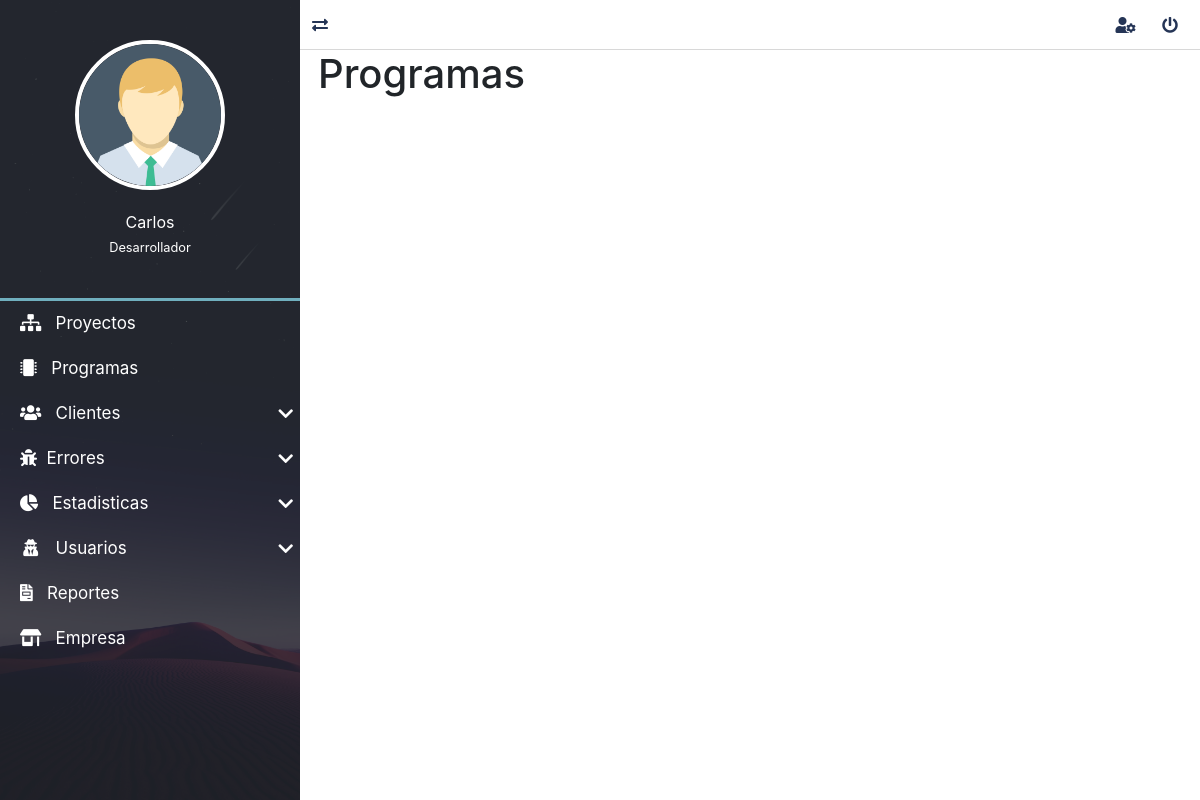
The page /programas/ (signed in) on the database as committed earlier.
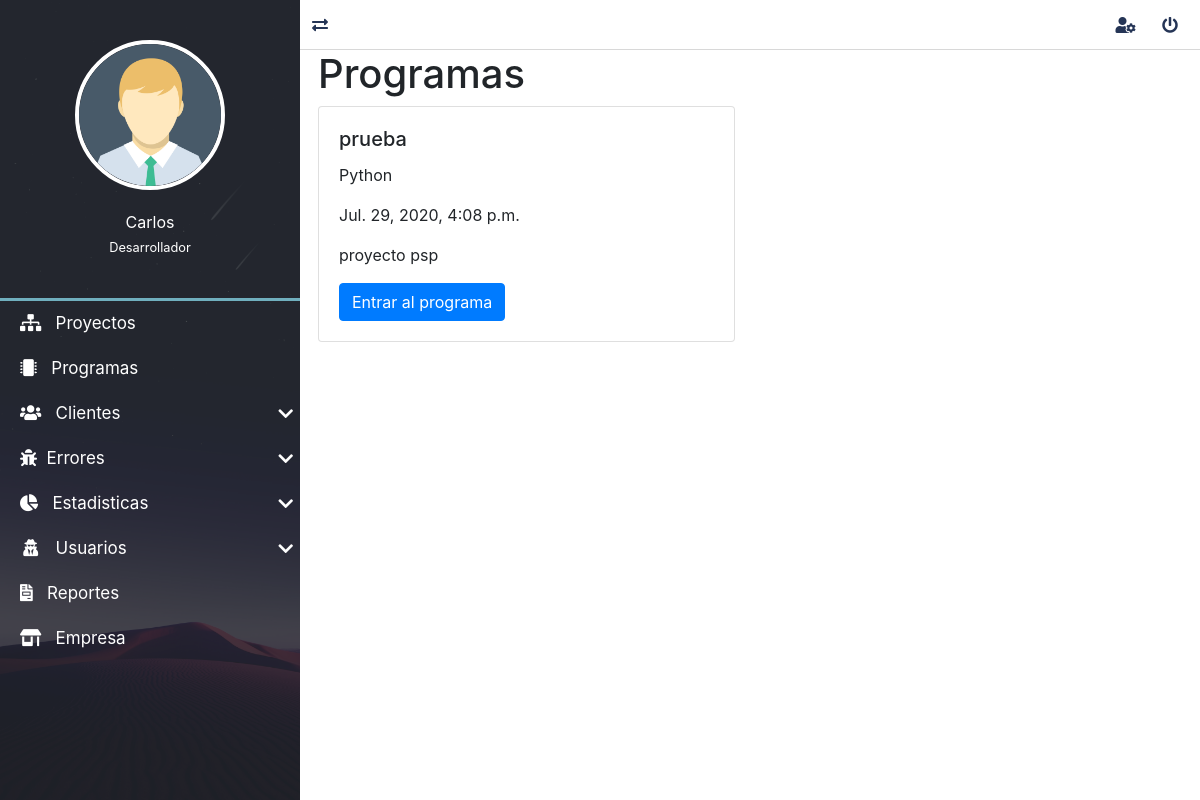
The same page on the database as committed later.
### programas/models.py (models this page shows, shortened)
class Programa(models.Model):
    id_usuario = models.ForeignKey(settings.AUTH_USER_MODEL, verbose_name="usuario", on_delete=models.CASCADE)
    id_proyecto = models.ForeignKey("proyectos.Proyecto", verbose_name="proyecto", on_delete=models.CASCADE)
    nombre = models.CharField(verbose_name="Nombre", max_length=200)
    descripcion = models.TextField(verbose_name="Descripción")
    id_lenguaje = models.ForeignKey("mainApp.Lenguaje", verbose_name="lenguaje", on_delete=models.CASCADE)
    id_medida = models.ForeignKey("mainApp.Medida", verbose_name="medida", on_delete=models.CASCADE)
    fecha_creacion = models.DateTimeField(auto_now_add=True, verbose_name="Fecha de creación")
    fecha_actualizacion = models.DateTimeField(auto_now=True, verbose_name="Fecha de edición")
    fecha_finalizacion = models.DateTimeField(verbose_name="Fecha de finalización", null=True, blank=True)
    class Meta:
        verbose_name = "Programa"
        verbose_name_plural = "Programas"
        ordering = ['nombre', 'fecha_creacion']

### mainApp/models.py (models this page shows)
class Lenguaje(models.Model):
    nombre = models.CharField(verbose_name="Nombre", max_length=200)
    class Meta:
        verbose_name = "Lenguaje"
        verbose_name_plural = "Lenguajes"
        ordering = ['nombre']
    def __str__(self):
        return self.nombre

### proyectos/models.py (models this page shows)
class Proyecto(models.Model):
    nombre=models.CharField(max_length=50, verbose_name="Nombre")
    id_proceso = models.ForeignKey("mainApp.Proceso", verbose_name="Proceso", on_delete=models.CASCADE)
    descripcion=models.TextField(verbose_name="Descripcion")
    fechaInicio=models.DateTimeField(auto_now_add=True, verbose_name="fechaCreacion")
    ultimaActualizacion=models.DateTimeField(auto_now=True, verbose_name="Actualizado")
    class Meta:
        verbose_name ="Proyecto"
        verbose_name_plural ="Proyectos"
    def __str__(self):
        return self.nombre

### programas/views.py (the view)
# urls.py: path('programas/', include('programas.urls')),
@login_required(login_url='login')
def programas(request):
    cont=Programa.objects.all()
    return render(request,'programaT/programas.html',{
        'title':'Programas',
        'contes':cont
    })

### mainApp/context_processors.py (called while the page is built)
def get_programasDeUsuario(request):
    programas= Programa.objects.all()
    return {'lista_programas':programas}

def get_lenguajes(request):
    lenguajes = Lenguaje.objects.all()
    return {'lista_lenguajes':lenguajes}

def get_medidas(request):
    medidas = Medida.objects.all()
    return {'lista_medidas':medidas}

def get_fases(request):
    fases = Fase.objects.all()
    return {'lista_fases':fases}

def get_tiposdefectos(request):
    tipos_defectos = TiposDefecto.objects.all()
    return {'lista_tipos_defectos':tipos_defectos}

### proyectos/context_processors.py (called while the page is built)
def get_proyecto(request):
    proyecto= Proyecto.objects.values_list('id','nombre','id_proceso' ,'descripcion', 'fechaInicio')
    return {
        'proyectos':proyecto
    }

### programas/templates/programaT/programas.html (shortened to what this page needs)
{% extends 'layouts/layout.html' %}
{% block content %}
    <h1>{{title}}</h1>
    <div class="row">
        {% for j in contes %}
        {% if j.id_usuario_id == request.user.id %}
            <div class="col-sm-6 mb-3">
                <div class="card">
                    <div class="card-body">
                        <h5 class="card-title">{{j.nombre}}</h5>
                        <p class="card-text">{{j.id_lenguaje}}</p>
                        <p class="card-text">{{j.fecha_creacion}}</p>
                        <p class="card-text">{{j.id_proyecto}}</p>
                        <a href="{% url 'detalles_programa' j.id j.nombre|slugify %}" class="btn btn-primary">Entrar al programa</a>
                    </div>
                </div>
            </div>
            {% endif %}
        {% endfor %}
    </div>
{% endblock content %}

### mainApp/templates/layouts/layout.html (shortened to what this page needs)
{% load static %}
<!DOCTYPE html>
<html lang="es">
<head>
	<link rel="stylesheet" href="{% static 'dashboar/css/normalize.css' %}">
	<link rel="stylesheet" href="{% static 'dashboar/css/style.css' %}">
	<link rel="stylesheet" href="{% static 'dashboar/css/all.css' %}">
	<link rel="stylesheet" href="{% static 'dashboar/css/sweetalert2.min.css' %}">
	<link rel="stylesheet" href="{% static 'dashboar/css/jquery.mCustomScrollbar.css' %}">
	<link rel="stylesheet" href="https://stackpath.bootstrapcdn.com/bootstrap/4.5.0/css/bootstrap.min.css">
	<link rel="stylesheet" type="text/css" href="{% static 'css/style.css' %}">
</head>
<body>
	<main class="full-box main-container">
		<section class="full-box nav-lateral">
			<div class="full-box nav-lateral-content">
				<figure class="full-box nav-lateral-avatar">
					<img src=" {% static 'dashboar/assets/avatar/Avatar.png' %}" class="img-fluid" alt="Avatar">
					<figcaption class="roboto-medium text-center">
						{{request.user.first_name}} <br>
						{% if request.user.is_staff %}
							<small class="roboto-condensed-light">Administrador</small>
						{% else %}
							<small class="roboto-condensed-light">Desarrollador</small>
						{% endif %}
					</figcaption>
				</figure>
				<div class="full-box nav-lateral-bar"></div>
				<nav class="full-box nav-lateral-menu">
					<ul>
						<li>
							<a href=" {% url 'proyectos' %}"><i class="fas fa-sitemap"></i> &nbsp; Proyectos</a>
						</li>
						<li>
							<a href=" {% url 'programas' %}"><i class="fas fa-microchip"></i> &nbsp; Programas</a>
						</li>
						<li>
							<a href="#" class="nav-btn-submenu"><i class="fas fa-users fa-fw"></i> &nbsp; Clientes <i class="fas fa-chevron-down"></i></a>
						</li>
						<li>
							<a href="#" class="nav-btn-submenu"><i class="fas fa-bug"></i></i> &nbsp;Errores<i class="fas fa-chevron-down"></i></a>
						</li>
						<li>
							<a href="#" class="nav-btn-submenu"><i class="fas fa-chart-pie"></i> &nbsp; Estadisticas <i class="fas fa-chevron-down"></i></a>
						</li>
						<li>
							<a href="#" class="nav-btn-submenu"><i class="fas  fa-user-secret fa-fw"></i> &nbsp; Usuarios <i class="fas fa-chevron-down"></i></a>
						</li>
						<li>
							<a href="{% url 'lista_reportes' %}"><i class="fas fa-file-invoice"></i> &nbsp; Reportes</a>
						</li>
						<li>
							<a href="company.html"><i class="fas fa-store-alt fa-fw"></i> &nbsp; Empresa</a>
						</li>
					</ul>
				</nav>
			</div>
		</section>
		<section class="full-box page-content">
			<nav class="full-box navbar-info">
				<a href="#" class="float-left show-nav-lateral">
					<i class="fas fa-exchange-alt"></i>
				</a>
				{% if user.email %}
					{% if title != 'Perfil de usuario' %}
						<a href="{% url 'editPerfilUs' %}">
							<i class="fas fa-user-cog"></i>
						</a>
					{% endif %}
					<a href="#" class="btn-exit-system">
						<i class="fas fa-power-off"></i>
					</a>
				{% else %}
					<a href="{% url 'log_in' %}">
						<i class="fas fa-sign-in-alt"></i>
					</a>
				{% endif %}
			</nav>
			 <div class="content-box">
				{% block content %}
				{% endblock content %}
			</div>
		</section>
	</main>
</body>
</html>

### mainApp/static/dashboar/css/style.css (style rules this page uses)
:root { --color-one: #F5F5F5; --color-two: #24292E; --color-three: #70afbe; --form-color: #14111A; --accent-color: #253556; --border-color: #D8D8D8; }
body,html { width: 100vw; height: 100vh; background-color: var(--color-one); color: #333; font-size: 16px; }
.full-box { margin: 0; padding: 0; box-sizing: border-box; width: 100%; }
.main-container { height: 100%; position: absolute; top: 0; left: 0; overflow: hidden; }
.page-content, .nav-lateral { height: 100%; overflow: hidden; }
.page-content { position: relative; padding-left: 300px; transition: all .2s ease-in-out; padding-bottom: 20px; }
.nav-lateral { width: 300px; position: absolute; top: 0; left: 0; z-index: 1; transition: all .2s ease-in-out; background-image: url('../assets/img/nav-font.jpg'); background-position: center center; background-size: cover; }
.nav-lateral-content { max-width: 300px; height: 100%; background-color: rgba(36, 41, 46, .8); }
.nav-lateral-bar { height: 3px; background-color: var(--color-three); }
.nav-lateral-avatar { padding: 40px 0; }
.nav-lateral-avatar img { width: 50%; margin: 0 auto; display: block; border: 4px solid #FFF; border-radius: 100%; }
.nav-lateral-avatar figcaption { margin-top: 20px; color: #FFF; }
.nav-lateral-menu { height: auto; }
.nav-lateral-menu ul { margin: 0; padding: 0; list-style: none; }
.nav-lateral-menu ul li { width: 100%; height: auto; }
.nav-lateral-menu ul li a { display: block; width: 100%; height: 45px; line-height: 45px; text-decoration: none; color: #FFF; font-size: 17px; box-sizing: border-box; padding-left: 20px; transition: all .2s ease-in-out; }
.nav-lateral-menu .fa-chevron-down, .nav-lateral-menu .fa-chevron-up { float: right; height: 45px; line-height: 45px; margin-right: 7px; transition: all .2s ease-in-out; }
.navbar-info { height: 50px; border-bottom: 1px solid var(--border-color); text-align: right; padding-right: 10px; }
.navbar-info a { color: var(--accent-color); height: 50px; min-width: 40px; text-align: center; line-height: 50px; display: inline-block; transition: all .2s ease-out; user-select: none; }
.content-box { margin-left: 2%; margin-right: 2%; }

### mainApp/static/dashboar/css/all.css (style rules this page uses)
.fa, .fas, .far, .fal, .fab { -moz-osx-font-smoothing: grayscale; -webkit-font-smoothing: antialiased; display: inline-block; font-style: normal; font-variant: normal; text-rendering: auto; line-height: 1; }
.fa-fw { text-align: center; width: 1.25em; }
.fa-bug:before { content: "\f188"; }
.fa-chart-pie:before { content: "\f200"; }
.fa-chevron-down:before { content: "\f078"; }
.fa-exchange-alt:before { content: "\f362"; }
.fa-file-invoice:before { content: "\f570"; }
.fa-microchip:before { content: "\f2db"; }
.fa-power-off:before { content: "\f011"; }
.fa-sitemap:before { content: "\f0e8"; }
.fa-store-alt:before { content: "\f54f"; }
.fa-user-cog:before { content: "\f4fe"; }
.fa-user-secret:before { content: "\f21b"; }
.fa-users:before { content: "\f0c0"; }
.fa, .fas { font-family: 'Font Awesome 5 Free'; font-weight: 900; }

### mainApp/static/css/style.css (style rules this page uses)
:root { --fondo: url("../img/fondoLogin.png"); --porsentaje-borde-radius: 5%; --px-borde-radius: 4px; --bac-color: #70afbe; --shadow-box: 0px 4px 18px 3px rgba(0,0,0,0.75);; }
.card { transition: box-shadow 0.5s; }

Rows that differ between the two databases and show on the page:
added Programa: nombre "prueba", id_lenguaje "Python", fecha_creacion "Jul. 29, 2020, 4:08 p.m.", id_proyecto "proyecto psp"
